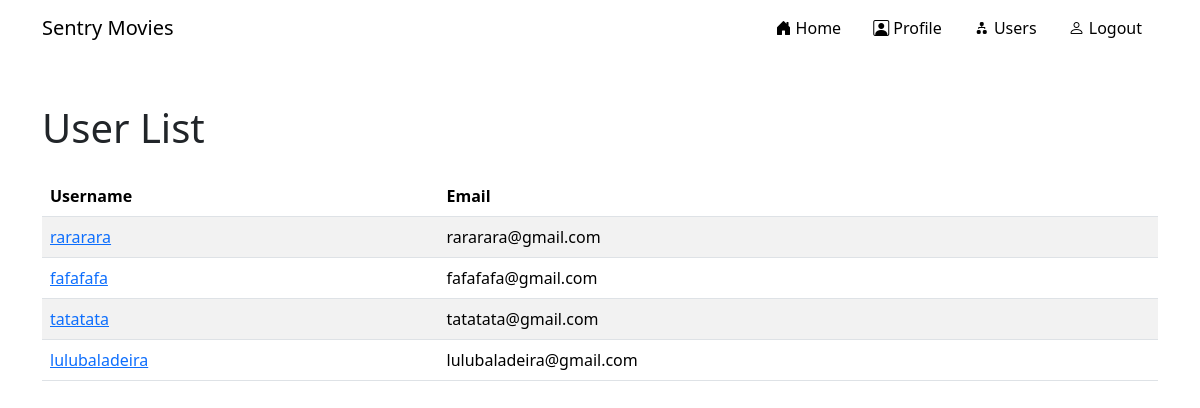
/users_page (signed in), run on an earlier commit of the app's database.
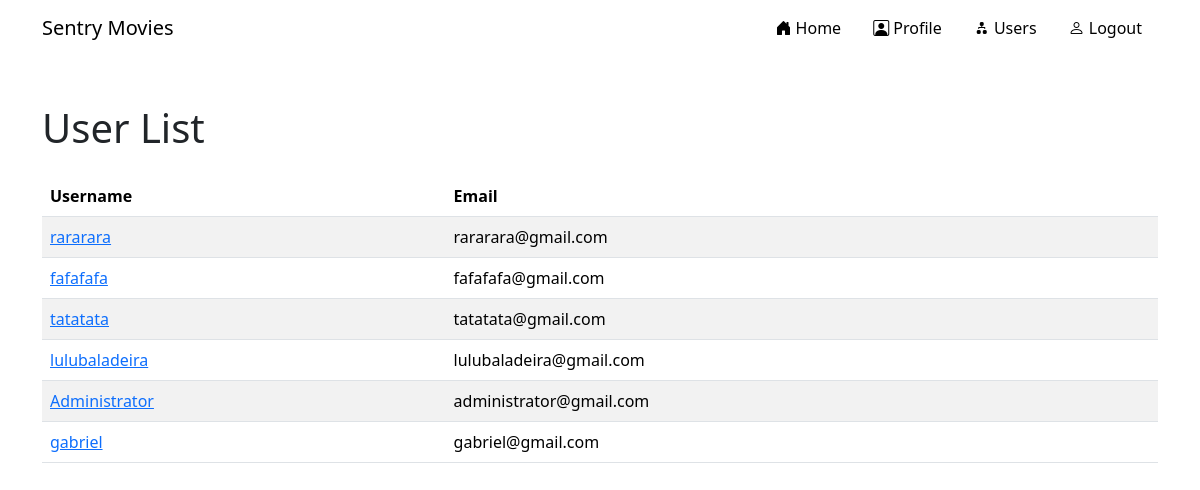
And on a later commit of the database.
### Project_Structure/models.py (models this page shows)
class User(db.Model, UserMixin):
    id = db.Column(db.Integer, primary_key=True)
    email = db.Column(db.String(150), unique=True)
    password = db.Column(db.String(150))
    username = db.Column(db.String(150))
    notes = db.relationship('List')

### Project_Structure/views.py (the view)
@views.route('/users_page', methods = ['GET', 'POST'])
@login_required
def users_page():
    users = User.query.all()
    return render_template("users_page.html", user = current_user, users = users, title="Users")

### Project_Structure/__init__.py (called while the page is built)
def init_app():
    app = Flask(__name__)
    app.secret_key = "TESTES3nTryMulTiW4y"
    app.config['SQLALCHEMY_DATABASE_URI'] = 'sqlite:///database.db'
    db.init_app(app)
    from .views import views
    from .auth import auth
    app.register_blueprint(views, url_prefix = '/')
    app.register_blueprint(auth, url_prefix = '/')
    from .models import User, Movie, List, ListMovies
    with app.app_context():
        db.create_all()
    login_manager = LoginManager()
    login_manager.login_view = 'views.login_page'
    login_manager.init_app(app)
    @login_manager.user_loader
    def user_id(id):
        return User.query.get(int(id))
    return app

### Project_Structure/templates/users_page.html
{% extends 'struct.html' %}
{% block users_page %}
    <div class="container mt-5">
        <h1 class="mb-4">User List</h1>
        <table class="table table-striped">
            <thead>
                <tr>
                    <th scope="col">Username</th>
                    <th scope="col">Email</th>
                </tr>
            </thead>
            <tbody>
                {% for user_i in users %}
                    {% if user_i.id != user.id %}
                        <tr>
                            <td><a href="{{ url_for('views.user_details', user_id = user_i.id)}}">{{user_i.username}}</a></td>
                            <td>{{user_i.email}}</td>
                        </tr>
                    {% endif %}
                {% endfor %}
            </tbody>
        </table>
    </div>
{% endblock users_page %}

### Project_Structure/templates/struct.html (shortened to what this page needs)
<!DOCTYPE html>
<html lang="en">
<head>
    <link href="https://cdn.jsdelivr.net/npm/bootstrap@5.3.3/dist/css/bootstrap.min.css" rel="stylesheet">
    <link rel="stylesheet" href="https://cdn.jsdelivr.net/npm/bootstrap-icons@1.11.3/font/bootstrap-icons.min.css">
    <link rel="stylesheet" href="{{ url_for('static', filename = 'build/styles/struct.css')}}">
</head>
<body>
    <header class="navbar navbar-expand-lg sticky-top " id="main-header">
        <div class="container">
            <h1 class="navbar-brand m-0 p-0">Sentry Movies</h1>
            <nav class="navbar-collapse collapse justify-content-end" id="main-navbar">
                <ul class="nav nav-pills d-block d-md-flex p-0">
                    {% if user.is_authenticated %}
                    <li class="nav-item d-flex justify-content-center">
                        <a class="nav-link" href="{{ url_for('views.home') }}"><i class="bi bi-house-door-fill"></i> Home </a>
                    </li>
                    <li class="nav-item d-flex justify-content-center">
                        <a class="nav-link" href="{{ url_for('views.profile_page') }}"><i class="bi bi-person-square"></i> Profile</a>
                    </li>
                    <li class="nav-item d-flex justify-content-center">
                        <a class="nav-link" href="{{ url_for('views.users_page') }}"><i class="bi bi-diagram-2-fill"></i> Users </a>
                    </li>
                    <li class="nav-item d-flex justify-content-center">
                        <a class="nav-link" href="{{ url_for('auth.logout') }}"><i class="bi bi-person"></i> Logout</a>
                    </li>
                    {% endif %}
                </ul>
            </nav>
        </div>
    </header>
    {% block users_page %}
    {% endblock users_page %}
</body>
</html>

### Project_Structure/static/build/styles/struct.css (style rules this page uses)
* { box-sizing:0;padding:0;margin:0 }
header { background-color:#fff }
a.nav-link { color:#000 }
body { padding-bottom:20vh }

What changed in the data, as far as the page shows it:
added User: username "Administrator", email "administrator@gmail.com"
added User: username "gabriel", email "gabriel@gmail.com"
